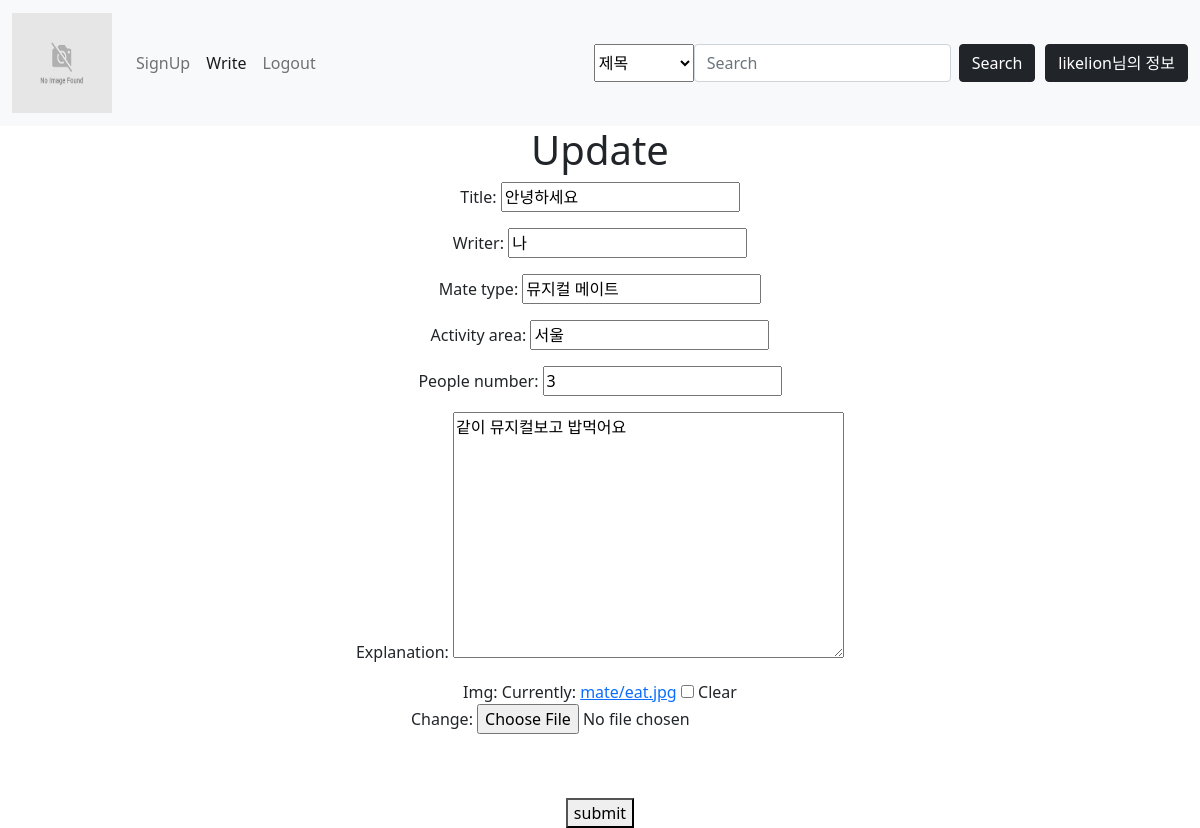
/checkmateapp/edit/1 (signed in), run on the app's committed database.
### account/models.py (models this page shows)
class CustomUser(AbstractUser):
    mbti_Choices = (
        ('모름','모름'),
        ('ISTJ','ISTJ'),
        ('ISFJ','ISFJ'),
        ('INFJ','INFJ'),
        ('INTJ','INTJ'),
        ('ISTP','ISTP'),
        ('ISFP','ISFP'),
        ('INTP','INTP'),
        ('INFP','INFP'),
        ('ESTP','ESTP'),
        ('ESFP','ESFP'),
        ('ENFP','ENFP'),
        ('ENTP','ENTP'),
        ('ESTJ','ESTJ'),
        ('ESFJ','ESFJ'),
        ('ENFJ','ENFJ'),
        ('ENTJ','ENTJ'),
    )
    mbti = models.TextField(choices=mbti_Choices)
    location = models.CharField(max_length=200)

### checkmateapp/models.py (models this page shows, shortened)
class Mate(models.Model):
    title = models.CharField(max_length=50)
    mate_type = models.CharField(max_length=50)
    activity_area = models.CharField(max_length=50)
    explanation = models.TextField()
    people_number = models.CharField(max_length=50)
    writer = models.CharField(max_length=100)
    img = models.ImageField(upload_to="mate/", blank = True, null = True)
    image_thumbnail = ImageSpecField(source = 'img', processors=[ResizeToFill(120,100)])

### checkmateapp/views.py (the view, shortened to what this page needs)
# urls.py: path('edit/<str:post_id>', edit, name = "edit"),
def edit(request, post_id):
    post = get_object_or_404(Mate, pk = post_id)
    if request.method == 'GET':  #수정하려고 들어갔을 때
        form = mateForm(instance = post)
        return render(request, 'edit.html', {'form' : form})

### checkmateapp/forms.py
class mateForm(forms.ModelForm):
    class Meta:
        model = Mate
        fields = ['title', 'writer', 'mate_type', 'activity_area', 'people_number', 'explanation', 'img']

### checkmateapp/templates/edit.html (shortened to what this page needs)
{% extends 'base.html' %}
{% block content %}
<h1>Update</h1>
<form method="post" enctype="multipart/form-data">
    {{form.as_p}}
    <br><br>
    <button type ="submit">submit</button>
</form>
{% endblock %}

### checkmate/templates/base.html (shortened to what this page needs)
<!DOCTYPE html>
{% load static %}
<html lang="en">
<head>
    <link href="https://cdn.jsdelivr.net/npm/bootstrap@5.0.0/dist/css/bootstrap.min.css" rel="stylesheet">
</head>
<body>
    <nav class="navbar navbar-expand-lg navbar-light bg-light">
        <div class="container-fluid">
          <a class="navbar-brand" href = "{%url 'home'%}" >
            <div class="none">
                <img src = "{% static 'no.png'%}" alt = "" width = "100" height = "100" >
            </div>
          </a>
          <div class="collapse navbar-collapse" id="navbarSupportedContent">
            <ul class="navbar-nav me-auto mb-2 mb-lg-0">
                <li class="nav-item">
                    <a class="nav-link" href = "{%url 'signup' %}" >SignUp</a>
                </li>
                    {% if user.is_authenticated %}
                    <li class="nav-item">
                        <a class="nav-link active" aria-current="page" href = "{%url 'new'%}" >Write</a>
                    </li>
                        <a class="nav-link" href = "{%url 'logout' %}" >Logout</a>
                    {% endif %}
            </div>
            <form class="d-flex" action="{% url 'search' %}" method="post">
                <select name="type">
                    <option value="title">제목</option>
                </select>
                <input class="form-control me-2" type="search" aria-label="Search" placeholder="Search" name="keyword">
                <button class="btn btn-dark" type="submit">Search</button>
            </form>
            {% if user.is_authenticated %}
                    <div class="dropdown">
                        <button id="info" class="btn btn-dark" type="button" id="dropdownMenuButton1" data-bs-toggle="dropdown" aria-expanded="false">
                          {{user.username}}님의 정보
                        </button>
                      </div>
                      {% endif %}
        </div>
      </nav>
<div class="container">
    {% block content %}
    {% endblock %}
</div>
</body>
</html>

### checkmate/templates/base.html (style rules this page uses)
body { text-align: center; }
#info { margin-left: 10px; }

### data on the page
CustomUser: username "likelion"
Mate: title "안녕하세요", writer "나", mate_type "뮤지컬 메이트", activity_area "서울", people_number "3", explanation "같이 뮤지컬보고 밥먹어요"
